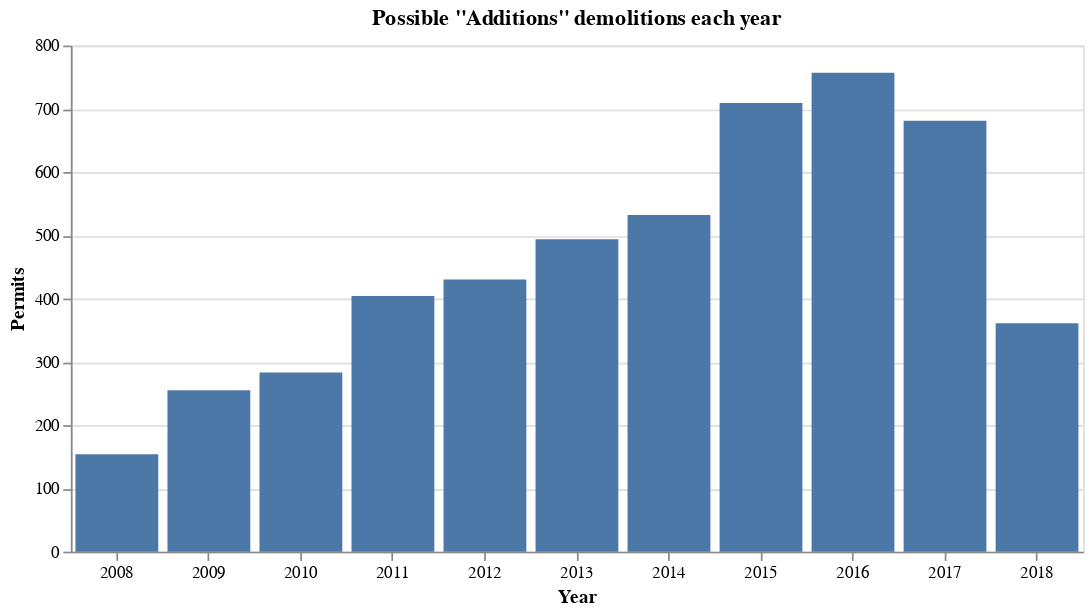

The cell this chart's notebook holds for it:
### Code cell
# make chart
alt.Chart(demos_by_year.reset_index(), title='Possible "Additions" demolitions each year').mark_bar().encode(
    x=alt.X("Year:O", axis=alt.Axis(title="Year", labelAngle=0)),
    y=alt.Y("Count:Q", axis=alt.Axis(title="Permits")),
).properties(width=600)

### Figure 1 — Vega-Lite specification as saved in the notebook (floating-point values rounded to 4 significant figures)
{"$schema": "https://vega.github.io/schema/vega-lite/v2.4.1.json", "config": {"view": {"height": 300, "width": 400}}, "data": {"values": [{"Count": 757, "Year": "2016", "index": 0}, {"Count": 709, "Year": "2015", "index": 1}, {"Count": 681, "Year": "2017", "index": 2}, {"Count": 532, "Year": "2014", "index": 3}, {"Count": 494, "Year": "2013", "index": 4}, {"Count": 430, "Year": "2012", "index": 5}, {"Count": 404, "Year": "2011", "index": 6}, {"Count": 361, "Year": "2018", "index": 7}, {"Count": 283, "Year": "2010", "index": 8}, {"Count": 255, "Year": "2009", "index": 9}, {"Count": 154, "Year": "2008", "index": 10}]}, "encoding": {"x": {"axis": {"labelAngle": 0, "title": "Year"}, "field": "Year", "type": "ordinal"}, "y": {"axis": {"title": "Permits"}, "field": "Count", "type": "quantitative"}}, "mark": "bar", "title": "Possible \"Additions\" demolitions each year", "width": 600}
